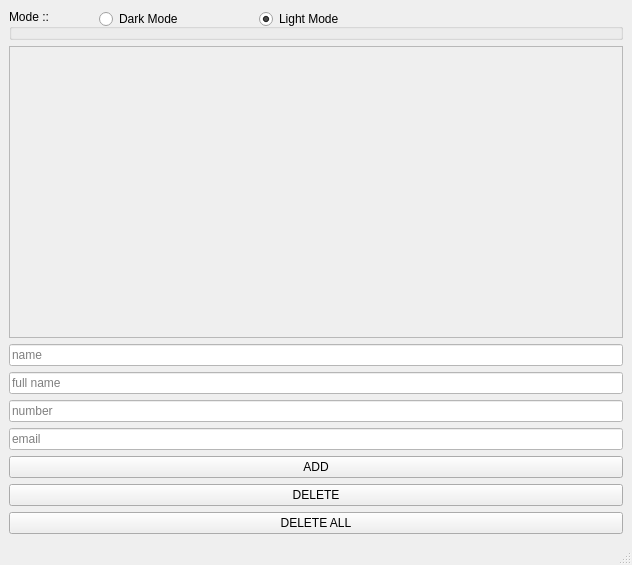
<?xml version="1.0" encoding="UTF-8"?>
<ui version="4.0">
 <class>Contacts</class>
 <widget class="QMainWindow" name="Contacts">
  <property name="geometry">
   <rect>
    <x>0</x>
    <y>0</y>
    <width>632</width>
    <height>565</height>
   </rect>
  </property>
  <property name="windowTitle">
   <string>Contacts</string>
  </property>
  <property name="windowIcon">
   <iconset>
    <normaloff>unnamed.png</normaloff>unnamed.png</iconset>
  </property>
  <property name="styleSheet">
   <string notr="true"/>
  </property>
  <widget class="QWidget" name="centralwidget">
   <layout class="QVBoxLayout" name="verticalLayout_4">
    <item>
     <widget class="QGroupBox" name="mode">
      <property name="font">
       <font>
        <underline>false</underline>
       </font>
      </property>
      <property name="cursor">
       <cursorShape>PointingHandCursor</cursorShape>
      </property>
      <property name="acceptDrops">
       <bool>false</bool>
      </property>
      <property name="autoFillBackground">
       <bool>false</bool>
      </property>
      <property name="inputMethodHints">
       <set>Qt::ImhNone</set>
      </property>
      <property name="title">
       <string>Mode ::</string>
      </property>
      <property name="flat">
       <bool>true</bool>
      </property>
      <property name="checkable">
       <bool>false</bool>
      </property>
      <widget class="QRadioButton" name="Light_mode">
       <property name="geometry">
        <rect>
         <x>250</x>
         <y>0</y>
         <width>89</width>
         <height>20</height>
        </rect>
       </property>
       <property name="text">
        <string>Light Mode</string>
       </property>
       <property name="checked">
        <bool>true</bool>
       </property>
      </widget>
      <widget class="QRadioButton" name="Dark_mode">
       <property name="geometry">
        <rect>
         <x>90</x>
         <y>0</y>
         <width>89</width>
         <height>20</height>
        </rect>
       </property>
       <property name="text">
        <string>Dark Mode</string>
       </property>
      </widget>
     </widget>
    </item>
    <item>
     <widget class="QScrollArea" name="scrollArea">
      <property name="cursor" stdset="0">
       <cursorShape>ArrowCursor</cursorShape>
      </property>
      <property name="widgetResizable">
       <bool>true</bool>
      </property>
      <widget class="QWidget" name="scrollAreaWidgetContents">
       <property name="geometry">
        <rect>
         <x>0</x>
         <y>0</y>
         <width>612</width>
         <height>304</height>
        </rect>
       </property>
       <layout class="QVBoxLayout" name="verticalLayout_2">
        <item>
         <layout class="QVBoxLayout" name="verticalLayout"/>
        </item>
       </layout>
      </widget>
     </widget>
    </item>
    <item>
     <widget class="QLineEdit" name="lineEdit_1">
      <property name="styleSheet">
       <string notr="true">background-color: rgb(255, 255, 255);</string>
      </property>
      <property name="placeholderText">
       <string>name</string>
      </property>
     </widget>
    </item>
    <item>
     <widget class="QLineEdit" name="lineEdit_2">
      <property name="styleSheet">
       <string notr="true">background-color: rgb(255, 255, 255);</string>
      </property>
      <property name="placeholderText">
       <string>full name</string>
      </property>
     </widget>
    </item>
    <item>
     <widget class="QLineEdit" name="lineEdit_3">
      <property name="styleSheet">
       <string notr="true">background-color: rgb(255, 255, 255);</string>
      </property>
      <property name="placeholderText">
       <string>number</string>
      </property>
     </widget>
    </item>
    <item>
     <widget class="QLineEdit" name="lineEdit_4">
      <property name="styleSheet">
       <string notr="true">background-color: rgb(255, 255, 255);</string>
      </property>
      <property name="placeholderText">
       <string>email</string>
      </property>
     </widget>
    </item>
    <item>
     <widget class="QPushButton" name="ADD">
      <property name="cursor">
       <cursorShape>PointingHandCursor</cursorShape>
      </property>
      <property name="text">
       <string>ADD</string>
      </property>
     </widget>
    </item>
    <item>
     <widget class="QPushButton" name="DELETE">
      <property name="cursor">
       <cursorShape>PointingHandCursor</cursorShape>
      </property>
      <property name="text">
       <string>DELETE</string>
      </property>
     </widget>
    </item>
    <item>
     <widget class="QPushButton" name="DELETE_ALL">
      <property name="cursor">
       <cursorShape>PointingHandCursor</cursorShape>
      </property>
      <property name="text">
       <string>DELETE ALL</string>
      </property>
     </widget>
    </item>
   </layout>
  </widget>
  <widget class="QStatusBar" name="statusbar"/>
  <action name="actionDark_Mood">
   <property name="icon">
    <iconset>
     <normaloff>moon.png</normaloff>moon.png</iconset>
   </property>
   <property name="text">
    <string>Dark Mode</string>
   </property>
  </action>
 </widget>
 <resources/>
 <connections/>
</ui>
